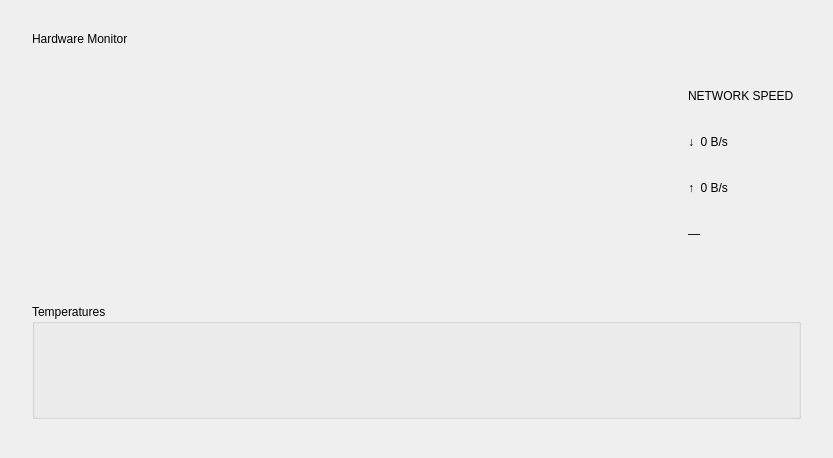
<?xml version="1.0" encoding="UTF-8"?>
<ui version="4.0">
 <class>HardwareWidget</class>
 <widget class="QWidget" name="HardwareWidget">
  <layout class="QVBoxLayout" name="root">
   <property name="leftMargin"><number>32</number></property>
   <property name="topMargin"><number>32</number></property>
   <property name="rightMargin"><number>32</number></property>
   <property name="bottomMargin"><number>32</number></property>
   <property name="spacing"><number>24</number></property>

   <item>
    <widget class="QLabel" name="lblTitle">
     <property name="text"><string>Hardware Monitor</string></property>
     <property name="objectName"><string>sectionHeading</string></property>
    </widget>
   </item>

   <item>
    <layout class="QHBoxLayout" name="gaugeRow">
     <property name="spacing"><number>24</number></property>
     
     <item><spacer><property name="orientation"><enum>Qt::Horizontal</enum></property></spacer></item>

     <item>
      <widget class="QWidget" name="gaugeContainerCpu">
       <property name="minimumSize"><size><width>190</width><height>190</height></size></property>
       <property name="maximumSize"><size><width>190</width><height>190</height></size></property>
      </widget>
     </item>

     <item>
      <widget class="QWidget" name="gaugeContainerRam">
       <property name="minimumSize"><size><width>190</width><height>190</height></size></property>
       <property name="maximumSize"><size><width>190</width><height>190</height></size></property>
      </widget>
     </item>

     <item>
      <widget class="QWidget" name="gaugeContainerGpu">
       <property name="minimumSize"><size><width>190</width><height>190</height></size></property>
       <property name="maximumSize"><size><width>190</width><height>190</height></size></property>
      </widget>
     </item>

     <item><spacer><property name="orientation"><enum>Qt::Horizontal</enum></property></spacer></item>

     <item>
      <layout class="QVBoxLayout" name="netSpeedCol">
       <property name="spacing"><number>8</number></property>
       <item><spacer><property name="orientation"><enum>Qt::Vertical</enum></property></spacer></item>
       
       <item>
        <widget class="QLabel" name="lblNetHead">
         <property name="text"><string>NETWORK SPEED</string></property>
         <property name="objectName"><string>groupLabel</string></property>
        </widget>
       </item>
       
       <item>
        <widget class="QLabel" name="lblNetRx">
         <property name="text"><string>↓  0 B/s</string></property>
         <property name="objectName"><string>rxLabel</string></property>
        </widget>
       </item>
       
       <item>
        <widget class="QLabel" name="lblNetTx">
         <property name="text"><string>↑  0 B/s</string></property>
         <property name="objectName"><string>txLabel</string></property>
        </widget>
       </item>
       
       <item>
        <widget class="QLabel" name="lblRamDetail">
         <property name="text"><string>—</string></property>
         <property name="objectName"><string>subDetail</string></property>
        </widget>
       </item>
       
       <item><spacer><property name="orientation"><enum>Qt::Vertical</enum></property></spacer></item>
      </layout>
     </item>

     <item><spacer><property name="orientation"><enum>Qt::Horizontal</enum></property></spacer></item>
    </layout>
   </item>

   <item><spacer><property name="orientation"><enum>Qt::Vertical</enum></property><property name="sizeHint"><size><width>20</width><height>20</height></size></property></spacer></item>

   <item>
    <widget class="QGroupBox" name="grpTemps">
     <property name="title"><string>Temperatures</string></property>
     <layout class="QVBoxLayout" name="tempLayout">
      <property name="spacing"><number>16</number></property>
      <property name="leftMargin"><number>20</number></property>
      <property name="topMargin"><number>24</number></property>
      <property name="rightMargin"><number>20</number></property>
      <property name="bottomMargin"><number>20</number></property>
      
      <item>
       <widget class="QWidget" name="tempContainerCpu">
        <property name="minimumHeight"><number>34</number></property>
       </widget>
      </item>
      
      <item>
       <widget class="QWidget" name="tempContainerGpu">
        <property name="minimumHeight"><number>34</number></property>
       </widget>
      </item>
      
      <item>
       <widget class="QWidget" name="tempContainerDisk">
        <property name="minimumHeight"><number>34</number></property>
       </widget>
      </item>
      
      <item>
       <widget class="QWidget" name="tempContainerMb">
        <property name="minimumHeight"><number>34</number></property>
       </widget>
      </item>
      
     </layout>
    </widget>
   </item>

   <item><spacer><property name="orientation"><enum>Qt::Vertical</enum></property></spacer></item>

  </layout>
 </widget>
 <resources/>
 <connections/>
</ui>
